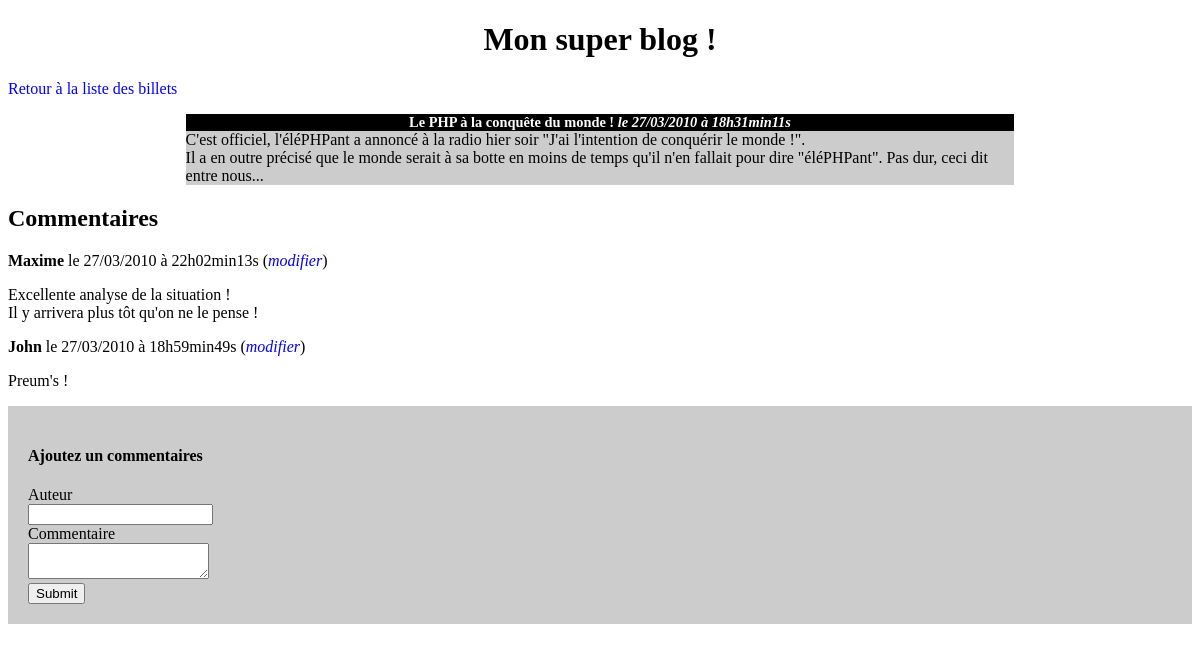
Page /index.php?action=post&id=2 on the committed database.
### tables this page shows
CREATE TABLE `posts` (
  `id` int(11) NOT NULL,
  `title` varchar(255) NOT NULL,
  `content` text NOT NULL,
  `creation_date` datetime NOT NULL
);

CREATE TABLE `comments` (
  `id` int(11) NOT NULL,
  `post_id` int(11) NOT NULL,
  `author` varchar(255) NOT NULL,
  `comment` text NOT NULL,
  `comment_date` datetime NOT NULL
);

### controller/frontend.php (called while the page is built, shortened)
<?php
    require_once('model/frontend/PostManager.php');
    require_once('model/frontend/CommentManager.php');
    function post()
    {
        $postManager = new PostManager();
        $commentManager = new CommentManager();
        $post = $postManager->getPost($_GET['id']);
        $comments = $commentManager->getComments($_GET['id']);
        require('view/frontend/postView.php');
    }

### model/frontend/PostManager.php (called while the page is built, shortened)
<?php
    class PostManager extends Manager
    {
        public function getPost($postId)
        {
            $db = $this->dbConnect();
            $req = $db->prepare('SELECT id, title, content, DATE_FORMAT(creation_date, \'%d/%m/%Y à %Hh%imin%ss\') AS creation_date_fr FROM posts WHERE id = ?');
            $req->execute(array($postId));
            $post = $req->fetch();
            return $post;
        }
    }

### model/frontend/CommentManager.php (called while the page is built, shortened)
<?php
    class CommentManager extends Manager
    {
        public function getComments($postId)
        {
            $db = $this->dbConnect();
            $comments = $db->prepare('SELECT id, author, comment, DATE_FORMAT(comment_date, \'%d/%m/%Y à %Hh%imin%ss\') AS comment_date_fr FROM comments WHERE post_id = ? ORDER BY comment_date DESC');
            $comments->execute(array($postId));
            return $comments;
        }
    }

### view/frontend/postView.php (the view, shortened to what this page needs)
<h1>Mon super blog !</h1>
<p><a href="index.php?action=listPosts">Retour à la liste des billets</a></p>
<div class="news">
    <h3>
        <?= htmlspecialchars($post['title']) ?>
        <em>le <?= $post['creation_date_fr'] ?></em>
    </h3>
    <p>
        <?= nl2br(htmlspecialchars($post['content'])) ?>
    </p>
</div>
<h2>Commentaires</h2>
<?php
    while ($comment = $comments->fetch())
    {
?>
<p>
    <strong><?= htmlspecialchars($comment['author']) ?></strong> le <?= $comment['comment_date_fr'] ?>
    (<em><?= "<a href=\"index.php?action=updateCommentView&amp;postId=".$post['id']."&amp;idComment=".$comment['id']."&amp;author=".$comment['author']."\">modifier</a>" ?></em>)
</p>
<p>
    <?= nl2br(htmlspecialchars($comment['comment'])) ?>
</p>
<?php
    }
?>
<div class="addComment">
    <h4>Ajoutez un commentaires</h4>
    <form action="index.php?action=addComment&amp;id=<?= $post['id'] ?>" method="post">
        <div>
            <label for="author">Auteur</label><br />
            <input type="text" id="author" name="author" />
        </div>
        <div>
            <label for="comment">Commentaire</label><br />
            <textarea id="comment" name="comment"></textarea>
        </div>
        <div>
            <input type="submit" />
        </div>
    </form>
</div>
<?php require('template.php'); ?>

### public/css/style.css (style rules this page uses)
h1, h3 { text-align:center; }
h3 { background-color:black; color:white; font-size:0.9em; margin-bottom:0px; }
.news p { background-color:#CCCCCC; margin-top:0px; }
.news { width:70%; margin:auto; }
a { text-decoration: none; color: blue; }
.addComment { padding: 20px; background-color:#CCCCCC; box-shadow: black; }

### rows in the picture
posts: title "Le PHP à la conquête du monde !", content "C'est officiel, l'éléPHPant a annoncé à la radio hier soir \"J'ai l'intention de conquérir le monde !\". Il a en outre précisé que le monde serait à sa botte en moins de temps qu'il n'en fallait pour dire \"éléPHPant\". Pas dur, ceci dit entre nous..."
comments: author "Maxime", comment_date_fr "27/03/2010 à 22h02min13s", comment "Excellente analyse de la situation ! Il y arrivera plus tôt qu'on ne le pense !"
comments: author "John", comment_date_fr "27/03/2010 à 18h59min49s", comment "Preum's !"

### other values in the picture
$post['creation_date_fr'] "27/03/2010 à 18h31min11s"
